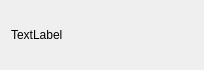
<?xml version="1.0" encoding="UTF-8"?>
<ui version="4.0">
 <class>ContactModelWidget</class>
 <widget class="QWidget" name="ContactModelWidget">
  <property name="geometry">
   <rect>
    <x>0</x>
    <y>0</y>
    <width>204</width>
    <height>70</height>
   </rect>
  </property>
  <property name="sizePolicy">
   <sizepolicy hsizetype="Expanding" vsizetype="Fixed">
    <horstretch>0</horstretch>
    <verstretch>0</verstretch>
   </sizepolicy>
  </property>
  <property name="windowTitle">
   <string>Form</string>
  </property>
  <layout class="QVBoxLayout" name="verticalLayout">
   <item>
    <widget class="QLabel" name="usernameLabel">
     <property name="text">
      <string>TextLabel</string>
     </property>
    </widget>
   </item>
  </layout>
 </widget>
 <resources/>
 <connections/>
</ui>
